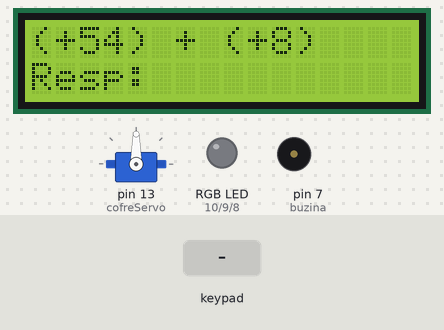
Simulated run of this sketch. Board: Arduino Mega 2560, built with avr-gcc and run on an emulated ATmega2560. Parts: servo, 16×2 character LCD, an RGB LED mixed from three pins (HIGH = lit), buzzer (waves = sounding). Inputs (shaded band) come from the test bench. Random numbers use the default seed unless the sketch sets one.

Above: at 3.2 s.
3.3 s: keypad keys 2 2 2 3 2 4 2 5 = pressed 0.4 s apart
At 7.3 s:
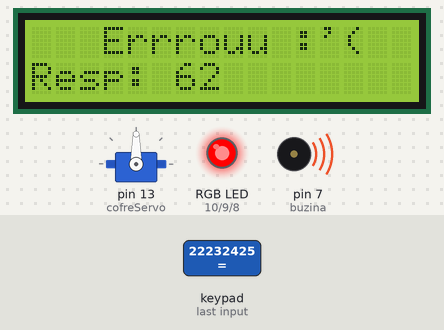
9.9 s: keypad keys 2 6 2 7 2 8 2 9 = pressed 0.4 s apart
At 15.6 s:
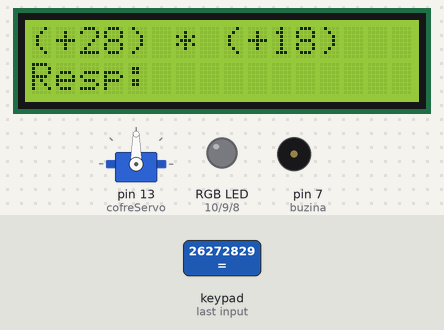
16.5 s: keypad keys 1 3 9 7 2 2 2 2 = pressed 0.4 s apart
At 22.8 s:
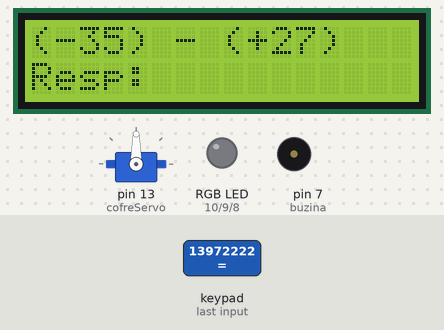
23.1 s: keypad keys 2 2 2 3 2 4 2 5 = pressed 0.4 s apart
At 29.1 s:
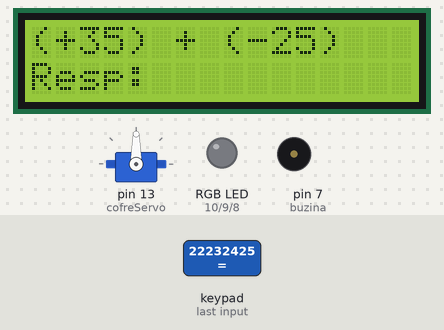
29.7 s: keypad keys 2 6 2 7 2 8 2 9 = pressed 0.4 s apart
At 35.5 s:
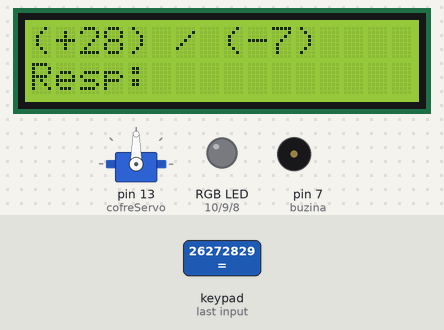
36.3 s: keypad keys 1 3 9 7 2 2 2 2 = pressed 0.4 s apart
At 42.8 s:
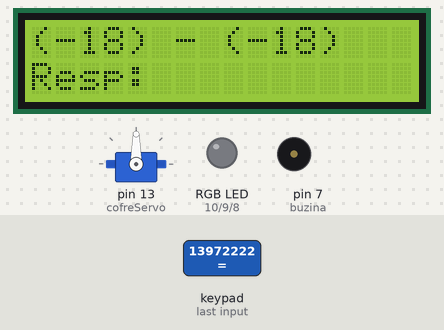
Timing chart, 0 to 43.9 s (numbered marks = the images above; inputs shaded):
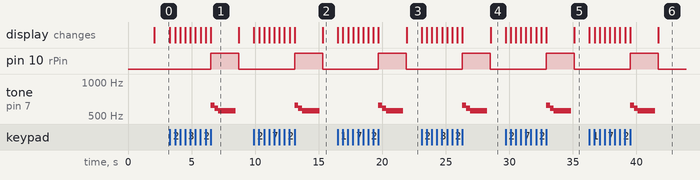

Measured:
- after the input at 3.3 s, pin 10 (rPin): LOW → HIGH after 3.2 s, → LOW 2.2 s later; tone on pin 7 (buzina): silent → 622 Hz after 3.2 s, → 587 Hz 0.30 s later, → 554 Hz 0.30 s later, → silent 1.4 s later; the display: first changes at once (image 1 shows a later state)
- after the input at 9.9 s, pin 10 (rPin): LOW → HIGH after 3.2 s, → LOW 2.2 s later; tone on pin 7 (buzina): silent → 622 Hz after 3.2 s, → 587 Hz 0.30 s later, → 554 Hz 0.30 s later, → silent 1.4 s later; the display: first changes at once (image 2 shows a later state)
- after the input at 16.5 s, pin 10 (rPin): LOW → HIGH after 3.2 s, → LOW 2.2 s later; tone on pin 7 (buzina): silent → 622 Hz after 3.2 s, → 587 Hz 0.30 s later, → 554 Hz 0.30 s later, → silent 1.4 s later; the display: first changes at once (image 3 shows a later state)
- after the input at 23.1 s, pin 10 (rPin): LOW → HIGH after 3.2 s, → LOW 2.2 s later; tone on pin 7 (buzina): silent → 622 Hz after 3.2 s, → 587 Hz 0.30 s later, → 554 Hz 0.30 s later, → silent 1.4 s later; the display: first changes at once (image 4 shows a later state)
- after the input at 29.7 s, pin 10 (rPin): LOW → HIGH after 3.2 s, → LOW 2.2 s later; tone on pin 7 (buzina): silent → 622 Hz after 3.2 s, → 587 Hz 0.30 s later, → 554 Hz 0.30 s later, → silent 1.4 s later; the display: first changes at once (image 5 shows a later state)
- after the input at 36.3 s, pin 10 (rPin): LOW → HIGH after 3.2 s, → LOW 2.2 s later; tone on pin 7 (buzina): silent → 622 Hz after 3.2 s, → 587 Hz 0.30 s later, → 554 Hz 0.30 s later, → silent 1.4 s later; the display: first changes at once (image 6 shows a later state)
- what the display in image 1 shows lasts 2.2 s, from 6.5 s to 8.7 s

The sketch:

sketch.ino
```cpp
/*No verifyResp tu pode adicionar a parte do cofre, provavelmente,
  irei usar, um buzzer e/ou um led RGB, para teste mas pode usar isso e o
  else!!*/

#include <LiquidCrystal.h>
/*#include <LiquidCrystal_I2C.h>*/
#include <Keypad.h>
#include <Servo.h>

/*LiquidCrystal_I2C lcd(0x24, 16, 2);*/
const int rs = 12, en = 11, d4 = 5, d5 = 4, d6 = 3, d7 = 2;
LiquidCrystal lcd (rs, en, d4, d5, d6, d7);

const byte Linhas = 4;
const byte Colunas = 4;

char teclas[Linhas][Colunas] = {
  {'1', '2', '3'/*, '+'*/},
  {'4', '5', '6'/*, '-'*/},
  {'7', '8', '9'/*, '*'*/},
  {'-', '0', '='/*, '/'*/}
};

byte pinoLinhas[Linhas] = {22, 23, 24, 25};
byte pinoColunas[Colunas] = {26, 27, 28, 29};

Keypad teclado = Keypad(makeKeymap(teclas), pinoLinhas, pinoColunas, Linhas, Colunas);

Servo cofreServo;
int pos = -90;

long a, b, x, y;
long trm1, trm2, resultado;
String respUser;
int operacao;
char simbOp;

int buzina = 7;
int rPin = 10;
int gPin = 9;
int bPin = 8;

void setup() {
  Serial.begin(9600);
  pinMode(buzina, OUTPUT);
  pinMode(rPin, OUTPUT);
  pinMode(gPin, OUTPUT);
  pinMode(bPin, OUTPUT);

  cofreServo.attach(13);

  /*lcd.init();*/
  /*lcd.backlight();*/
  lcd.begin(16, 2);
  lcd.setCursor(0, 0);
  lcd.print("Cofreladora");
  delay(2000);
  lcd.clear();

  randomSeed(analogRead(0));
}

void loop() {
  bool contaValid = false;

  while (!contaValid) {
    x = random(1, 10);
    y = random(1, 10);
    a = random(-9, 10);
    b = random(-9, 10);

    if (a == 0) a = 1;
    if (b == 0) b = 1;

    trm1 = a * x;
    trm2 = b * y;

    operacao = random(0, 4);

    if (operacao == 3) {
      if (trm2 != 0 && trm1 % trm2 == 0) {
        contaValid = true;
      }
    } else {
      contaValid = true;
    }
  }

  switch (operacao) {
    case 0:
      simbOp = '+';
      resultado = trm1 + trm2;
      break;
    case 1:
      simbOp = '-';
      resultado = trm1 - trm2;
      break;
    case 2:
      simbOp = '*';
      resultado = trm1 * trm2;
      break;
    case 3:
      simbOp = '/';
      resultado = trm1 / trm2;
      break;
  }

  lcd.clear();
  lcd.setCursor(0, 0);
  lcd.print("(");
  if (trm1 > 0) lcd.print("+");
  lcd.print(trm1);
  lcd.print(") ");
  lcd.print(simbOp);
  lcd.print(" (");
  if (trm2 > 0) lcd.print("+");
  lcd.print(trm2);
  lcd.print(")");

  bool  resp = false;
  respUser = "";

  attResp(1);

  while (resp == false) {
    char tecla = teclado.getKey();

    if (tecla) {
      if (tecla >= '0' && tecla <= '9') {
        respUser += tecla;
        attResp(1);
      }
      else if (tecla == '-') {
        if (respUser.length() == 0) {
          respUser += tecla;
          attResp(1);
        }
      }
      else if (tecla == '=') {
        if (respUser.length() > 0) {
          attResp(2);
          resp = true;
        }
      }
    }
  }
}

void attResp(int modo) {
  switch (modo) {
    case 1:
      lcd.setCursor(0, 1);
      lcd.print("Resp: ");
      lcd.print(respUser);
      break;

    case 2:
      long userResp = respUser.toInt();
      lcd.clear();

      if (userResp == resultado) {
        corGreen();
        lcd.setCursor(4, 0);
        lcd.print("Parabuains");
        lcd.setCursor(2, 1);
        lcd.print("Acertou :')");
        tone(buzina, 523);
        delay(110);
        tone(buzina, 659);
        delay(110);
        tone(buzina, 784);
        delay(110);
        tone(buzina, 1568);
        delay(150);

        noTone(buzina);
        delay(250);
        offled();
        cofreServo.write(360);
        delay(15000);
        cofreServo.write(-90);
        lcd.clear();
      }
      else {
        corRed();
        lcd.setCursor(3, 0);
        lcd.print("Errrouu :'(");
        lcd.setCursor(0, 1);
        lcd.print("Resp: ");
        lcd.print(resultado);
        tone(buzina, 622);
        delay(300);
        tone(buzina, 587);
        delay(300);
        tone(buzina, 554);
        delay(300);
        for (byte i = 0; i < 10; i++) {
          for (int pitch = -10; pitch <= 10; pitch++) {
            tone(buzina, 523 + pitch);
            delay(5);
          }
        }
        noTone(buzina);
        delay(250);
        offled();
        lcd.clear();
        break;
      }
  }
}


void corRed() {
  digitalWrite(rPin, 255);
  digitalWrite(gPin, LOW);
  digitalWrite(bPin, LOW);
}

void corGreen() {
  digitalWrite(rPin, LOW);
  digitalWrite(gPin, 238);
  digitalWrite(bPin, LOW);
}

void offled() {
  digitalWrite(rPin, LOW);
  digitalWrite(gPin, LOW);
  digitalWrite(bPin, LOW);
}
```
